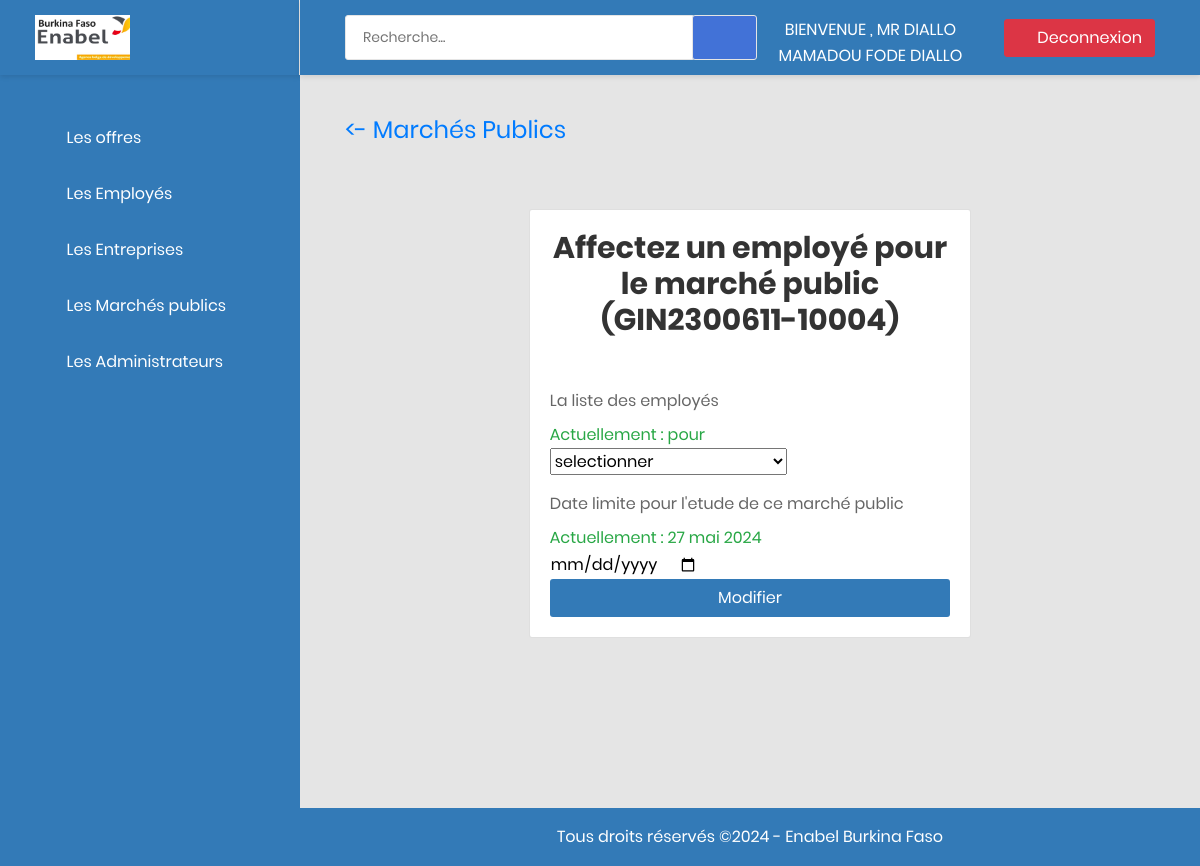
Page /sadmin/affecte_employe_marche_public/GIN2300611-10004/ (signed in) on the earlier database version.
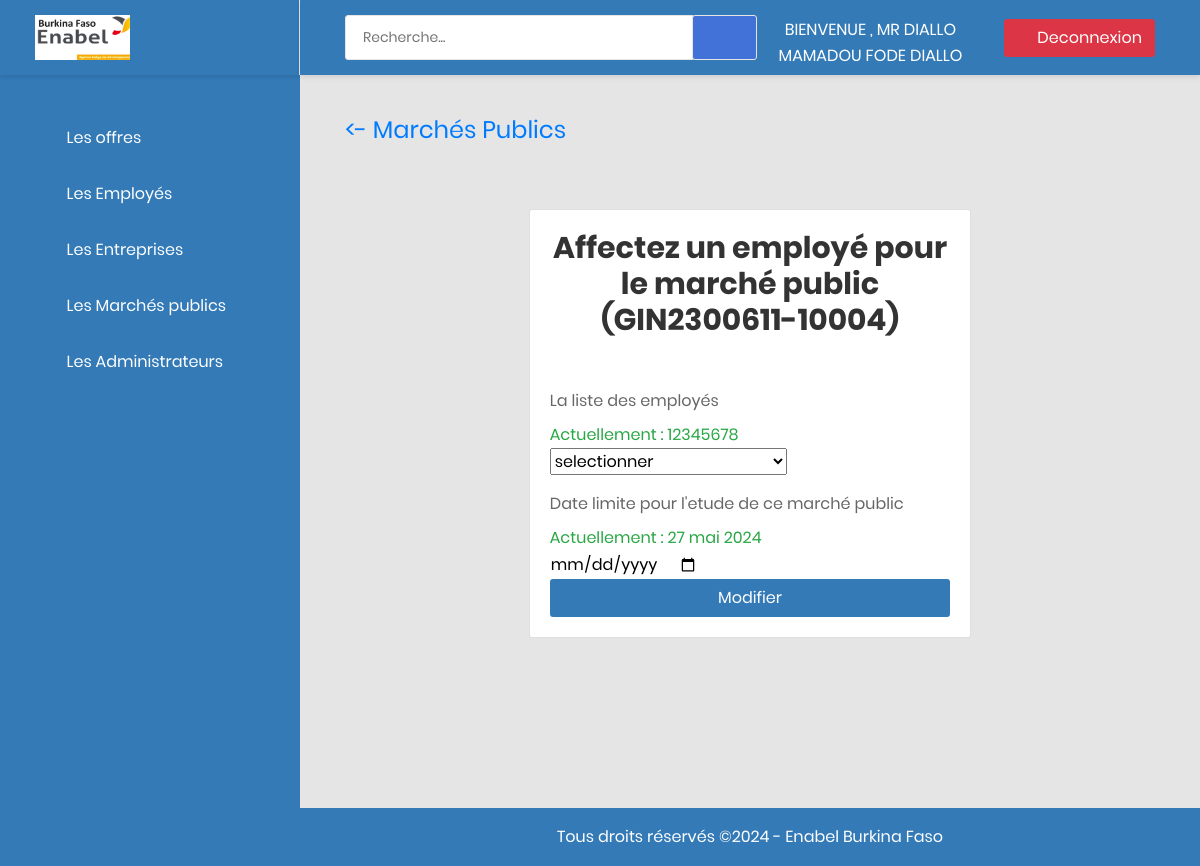
Same page on the later database version.
### app_blog/models.py (models this page shows, shortened)
class Marche_public(models.Model):
    code = models.CharField(max_length=300, verbose_name="code de l'offre", primary_key=True)
    description = models.TextField()
    status = models.BooleanField(default=True)
    pays = models.CharField(max_length=20, default="Burkina Faso")
    employe = models.ForeignKey(User, on_delete=models.CASCADE, blank=True, null=True)
    doc1 = models.FileField(upload_to='file/', blank=True, null=True)
    doc2 = models.FileField(upload_to='file/', blank=True, null=True)
    doc3 = models.FileField(upload_to='file/', blank=True, null=True)
    doc4 = models.FileField(upload_to='file/', blank=True, null=True)
    doc5 = models.FileField(upload_to='file/', blank=True, null=True)
    date_pub = models.DateTimeField(auto_now_add=True)
    date_limite = models.DateField()
    heure_limite = models.TimeField(blank=True, null=True)
    delai = models.DateField(blank=True, null=True)

### app_admin/views.py (the view, shortened to what this page needs)
# urls.py: path("affecte_employe_marche_public/<str:id>/", views.affecte_employe_marche_public, name='affecte_employe_marche_public'),
@user_passes_test(is_superuser, login_url="Aconnexion")
def affecte_employe_marche_public(request, id):
    offre = get_object_or_404(Marche_public, pk=id)
    employeurs = Employeur.objects.all().order_by('-pk')
    context = {
        'offre': offre,
        'employeurs': employeurs,
    }
    return render(request, template_name="app_admin/modifier_candidature.html", context=context)

### app_admin/views.py (called while the page is built)
def is_superuser(user):
    return user.is_superuser

### app_admin/templates/app_admin/modifier_candidature.html (shortened to what this page needs)
{% extends 'baseA.html' %}
{% block content %}
{% include 'baseMenu.html' %}
    <div class="main-content">
    <div class="section__content section__content--p30">
        <div class="container-fluid">
          <div class="row">
            <div class="col-md-12">
                <div class="overview-wrap mb-3">
                    <h2 class="title-3"><a href="{%url 'candidatures'%}"><- Marchés publics </a></h2>
                </div>
            </div>
        </div>
            <div class="container" style="margin-bottom:3em;">
                <div class="row justify-content-center">
                  <div class="col-md-7">
                    <div class="card mt-5 mb-5">
                      <div class="card-body">
                        <h2 class="text-center mb-4">Affectez un employé pour le marché public ({{offre.pk}})</h2>
                        <form method="POST" >
                          <div class="form-group"><br>
                            <label for="employe">La liste des employés </label><br>
                            {% if offre.employe  %} <p class="text-success"> Actuellement : {{offre.employe}} </p>{% endif %}
                            <select id="employe" name="employe">
                                 <option value=""> selectionner </option>
                            </select>
                         </div>
                         <div>
                            <label for="date">Date limite pour l'etude de ce marché public </label><br>
                            {% if offre.delai  %} <p class="text-success"> Actuellement : {{offre.delai}} </p>{% endif %}
                            <input type="date" name="date_limite" id="date_limite"><br>
                         </div>
                          <input type="submit" class="btn btn-custom w-100 "   style="background-color:#337ab7; color: #fff;" value="Modifier" >
                        </form>
                      </div>
                    </div>
                  </div>
                </div>
              </div>
        </div>
    </div>
</div>
{% endblock content %}

Differences in the rows shown:
changed through a linked row, Marche_public "GIN2300611-10004": employe "pour" → "12345678"
